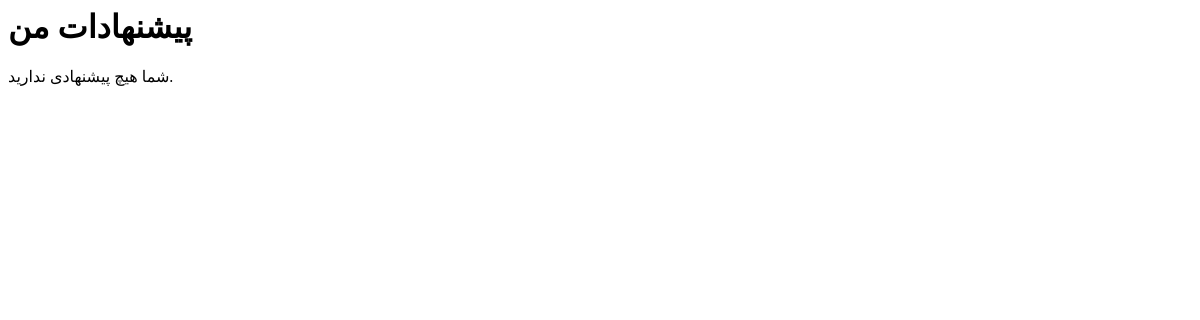
Page /profile/user/Samuel/suggestions/ on the earlier database version.
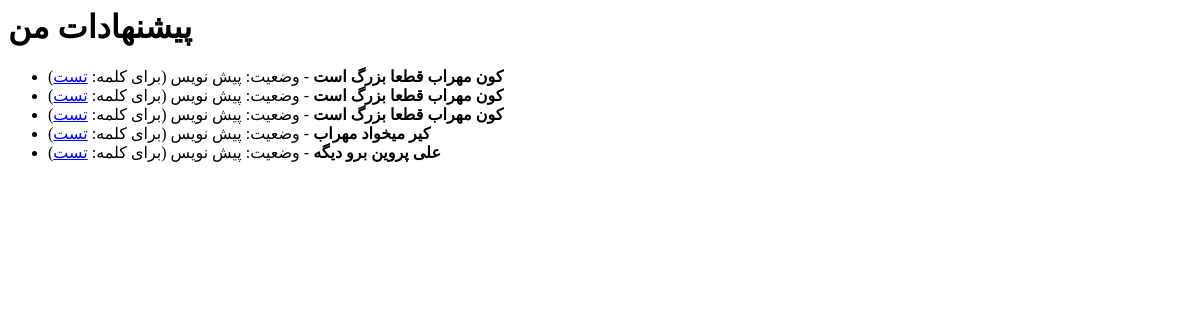
Same page on the later database version.
### Word/models.py (models this page shows, shortened)
class Suggestion(models.Model):
    STATUS_CHOICES = [
        ('d', 'پیش نویس'),
        ('p', 'منتشر شده'),
        ('r', 'رد شده'),  # اضافه کردن وضعیت رد شده
    ]
    suggested_to = models.ForeignKey(Words, on_delete=models.CASCADE, null=True, blank=True)
    user = models.ForeignKey(User, on_delete=models.CASCADE, null=True, blank=True)  # اینجا تغییر کرد
    text = models.TextField()
    status = models.CharField(max_length=10, choices=STATUS_CHOICES, default='d')
    class Meta:
        verbose_name = 'پیشنهاد'
        verbose_name_plural = 'پیشنهادات '

class Words(models.Model):
    STATUS_CHOICES = [
        ('d', 'پیش نویس'),
        ('p', 'منتشر شده'),
        ('r', 'رد شده'),  # اضافه کردن وضعیت رد شده
    ]
    user = models.ForeignKey(User, on_delete=models.CASCADE, null=True, blank=True)
    word = models.CharField(max_length=50, verbose_name="کلمه")
    slug = models.SlugField(max_length=50, unique=True, editable=False)  # Slug فقط در ایجاد ساخته شود
    meaning = models.TextField()
    example = models.TextField()
    status = models.CharField(max_length=10, choices=STATUS_CHOICES, default='d')
    class Meta:
        verbose_name = 'کلمه'
        verbose_name_plural = 'کلمه‌ها'

### Authentication/views.py (the view)
# urls.py: path("user/<str:username>/suggestions/", UserSuggestions, name="UserSuggestions"),  # ✅ درست
def UserSuggestions(request , username):
    user = get_object_or_404(User, username=username)
    suggestions = user.suggestion_set.all()  # بهینه‌تر از filter()
    context = {
        'suggestions': suggestions,
        'site_name': getattr(settings, "SITE_NAME", "MySite"),  # مقدار پیش‌فرض در صورت نبود تنظیمات
        'avatar': get_gravatar_url(user.email),
    }
    return render(request, 'registration/user_suggestion.html', context)

### Authentication/utils.py (called while the page is built)
def get_gravatar_url(email, size=100):
    email_hash = hashlib.md5(email.strip().lower().encode()).hexdigest()
    return f"https://www.gravatar.com/avatar/{email_hash}?s={size}&d=identicon"

### Home/Middleware.py (called while the page is built)
    def __call__(self, request):
        x_forwarded_for = request.META.get('HTTP_X_FORWARDED_FOR')
        if x_forwarded_for:
            ip = x_forwarded_for.split(',')[0]
        else:
            ip = request.META.get('REMOTE_ADDR')
        ip_address, created = IPAddress.objects.update_or_create(
            ipAddr=ip,
            defaults={"last_seen": now()}  # به‌روزرسانی زمان آخرین بازدید
        )
        request.user.ip_address = ip_address  # اتصال IP به کاربر
        response = self.get_response(request)
        return response

### Templates/registration/user_suggestion.html
{% load static %}
<h1>پیشنهادات من</h1>
{% if suggestions %}
    <ul>
        {% for suggestion in suggestions %}
            <li>
                <strong>{{ suggestion.text }}</strong> - وضعیت: {{ suggestion.get_status_display }}
                {% if suggestion.suggested_to %}
                    (برای کلمه: <a href="{% url 'Word:word_detail' suggestion.suggested_to.slug %}">{{ suggestion.suggested_to.word }}</a>)
                {% endif %}
            </li>
        {% endfor %}
    </ul>
{% else %}
    <p>شما هیچ پیشنهادی ندارید.</p>
{% endif %}

Differences in the rows shown:
added Suggestion: text "کون مهراب قطعا بزرگ است", status "پیش نویس", suggested_to.word "تست"
added Suggestion: text "کون مهراب قطعا بزرگ است", status "پیش نویس", suggested_to.word "تست"
added Suggestion: text "کون مهراب قطعا بزرگ است", status "پیش نویس", suggested_to.word "تست"
added Suggestion: text "کیر میخواد مهراب", status "پیش نویس", suggested_to.word "تست"
added Suggestion: text "علی پروین برو دیگه", status "پیش نویس", suggested_to.word "تست"
Other differences:
text no longer shown: "شما هیچ پیشنهادی ندارید."
